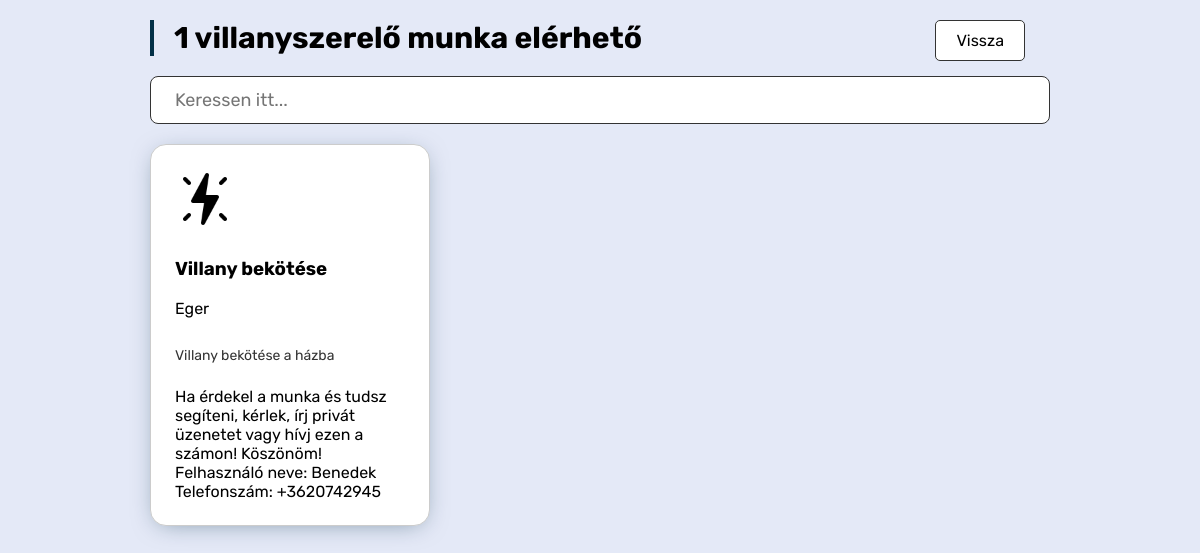
The page /EEP/hirdetes/lightning.php on the database as committed earlier.
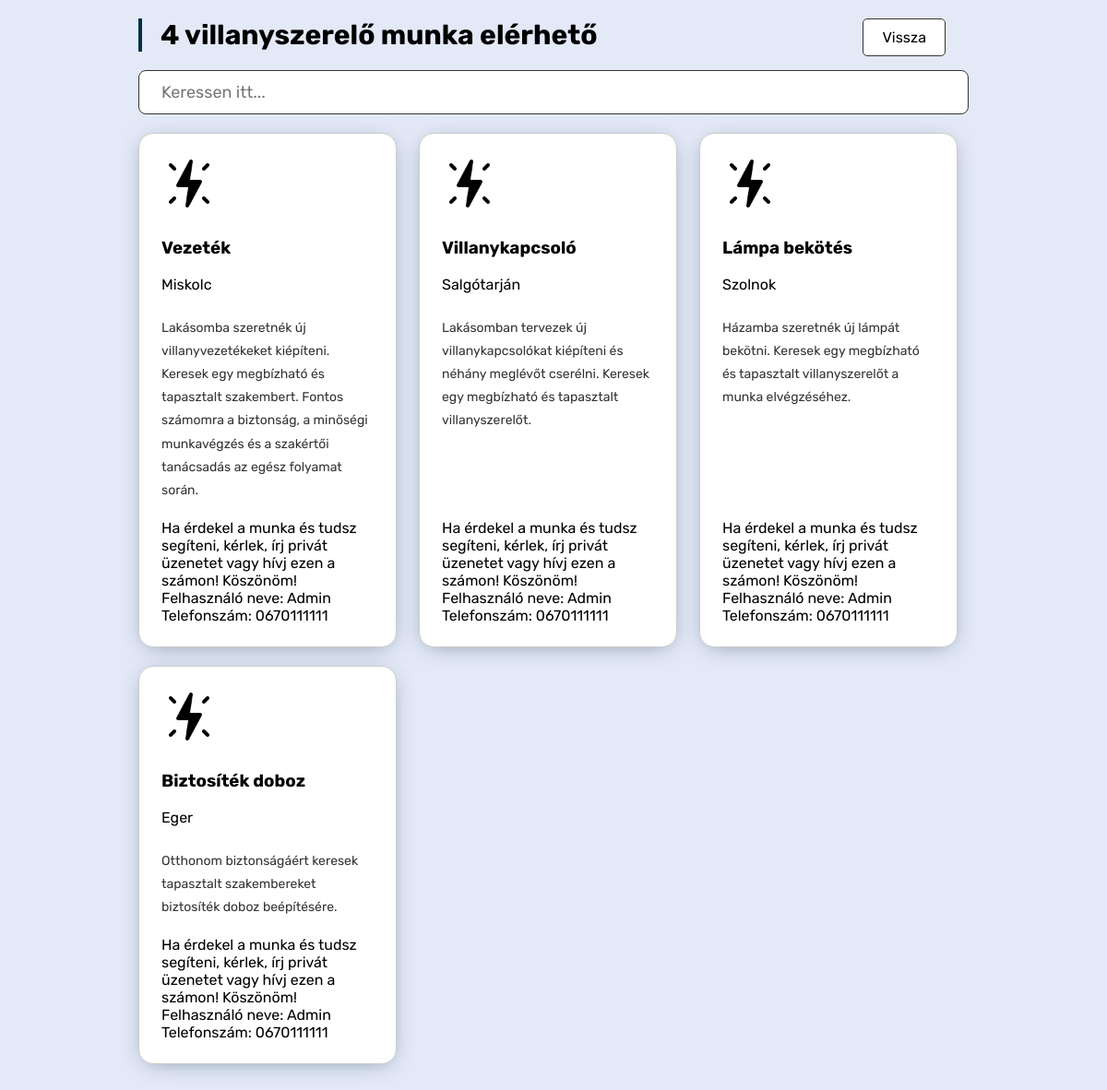
The same page on the database as committed later.
### tables this page shows
CREATE TABLE `munka` (
  `UserId` int(11) NOT NULL,
  `MunkaId` int(11) NOT NULL,
  `Szakma` int(11) NOT NULL,
  `Leiras` varchar(255) NOT NULL,
  `Lakhely` varchar(255) NOT NULL,
  `Telefonszam` varchar(255) NOT NULL,
  `Feladat` varchar(255) NOT NULL
);

CREATE TABLE `user` (
  `Id` int(11) NOT NULL,
  `Nev` varchar(255) NOT NULL,
  `Email` varchar(100) NOT NULL,
  `Jelszo` varchar(255) NOT NULL,
  `Admin` tinyint(1) NOT NULL
);

### EEP/hirdetes/lightning.php (the view, shortened to what this page needs)
<!DOCTYPE html>
<html lang="hu">
<head>
    <link rel="stylesheet" href="style.css" />
</head>
<body>
<div class="jobs-list-container">
    <?php
        include("../php/config.php");
        $sql_count = "SELECT COUNT(*) AS numJobs FROM munka WHERE Szakma = 4";
        $result_count = mysqli_query($con, $sql_count);
        $row_count = mysqli_fetch_assoc($result_count);
        $numJobs = $row_count['numJobs'];
        $sql = "SELECT munka.Szakma, munka.Lakhely, munka.Leiras, munka.Telefonszam, munka.Feladat, munka.MunkaId, munka.UserId, user.Nev
        FROM munka INNER JOIN user ON munka.UserId = user.Id
        WHERE munka.Szakma = 4";
        $result = mysqli_query($con, $sql);
        echo "<h1>{$numJobs} villanyszerelő munka elérhető</h1>";
        $numJobs = mysqli_num_rows($result);
        if ($numJobs > 0) {
            echo "<a href='javascript:history.go(-1)' class='back-to-previous' styles='margin-bottom: 10px'>Vissza</a>";
            echo "<input id='searchInput' class='job-search' type='text' placeholder='Keressen itt...' />";
            echo "<div class='jobs-container'>";
            while ($row = mysqli_fetch_assoc($result)) {
                echo "<div class='job elem'>";
                echo "<img class='hird-img' src='img/icons8-lightning-90.png' alt='Villany'>";
                echo "<form method='post' action='delete_job.php'>";
                echo "<h3>" . $row["Feladat"] . "</h3>";
                echo "<div class='lakhely'> " . $row["Lakhely"] . "</div><br>";
                echo "<div class='details'> " . $row["Leiras"] . "</div><br>";
                echo "Ha érdekel a munka és tudsz segíteni, kérlek, írj privát üzenetet vagy hívj ezen a számon! Köszönöm! <br>";
                echo "Felhasználó neve: " . $row["Nev"] . "<br>";
                echo "Telefonszám: " . $row["Telefonszam"] . "<br>";
                echo "</div>";
                echo "<br>";
            }
        } else {
            echo "Nincs elérhető munka";
            echo "<a href='javascript:history.go(-1)' class='back-to-previous' styles='margin-bottom: 10px'>Vissza</a>";
        }
?>
</div>
</body>
</html>

### EEP/hirdetes/style.css (style rules this page uses)
body { background-color: #e4e9f7; }
.jobs-list-container { max-width: 900px; margin: 20px auto; font-family: "Rubik", sans-serif; }
h1 { font-size: 30px; border-left: 4px solid #023047; padding-left: 20px; }
.jobs-list-container .job { box-shadow: 0 4px 24px -8px rgba(2, 48, 71, 0.5); background: white; padding: 24px; border-radius: 16px; position: relative; display: flex; flex-direction: column; transition: all 400ms ease; }
.jobs-list-container .details { margin-top: 6px; font-size: 14px; color: #333; line-height: 1.8; flex: 1; }
.jobs-list-container .job-search { width: 100%; padding: 12px 24px; font-size: 18px; font-family: "Rubik", sans-serif; box-sizing: border-box; border: 1px solid #333; border-radius: 8px; margin-bottom: 20px; }
.back-to-previous { position: absolute; top: 20px; right: 290px; display: inline-block; padding: 10px 20px; background: #fff; color: #000000; border: 1px solid #333; text-decoration: none; border-radius: 5px; transition: background-color 0.3s ease; font-family: "Rubik", sans-serif; margin-bottom: 10px; }
@media only screen and (max-width: 1250px) { .back-to-previous { right: 175px; } }
.hird-img { width: 60px; margin-bottom: 10px; }
.jobs-container { display: flex; flex-wrap: wrap; justify-content: space-between; }
.elem { width: calc(33.33% - 20px); margin-bottom: 20px; border: 1px solid #ccc; padding: 10px; box-sizing: border-box; }

Rows that differ between the two databases and show on the page:
removed munka: Feladat "Villany bekötése", Lakhely "Eger", Leiras "Villany bekötése a házba", UserId.Nev "Benedek", Telefonszam "+3620742945"
added munka: Feladat "Vezeték", Lakhely "Miskolc", Leiras "Lakásomba szeretnék új villanyvezetékeket kiépíteni. Keresek egy megbízható és tapasztalt szakembert. Fontos számomra a biztonság, a minőségi munkavégzés és a szakértői tanácsadás az egész folyamat során.", UserId.Nev "Admin", Telefonszam "0670111111"
added munka: Feladat "Villanykapcsoló", Lakhely "Salgótarján", Leiras "Lakásomban tervezek új villanykapcsolókat kiépíteni és néhány meglévőt cserélni. Keresek egy megbízható és tapasztalt villanyszerelőt.", UserId.Nev "Admin", Telefonszam "0670111111"
added munka: Feladat "Lámpa bekötés", Lakhely "Szolnok", Leiras "Házamba szeretnék új lámpát bekötni. Keresek egy megbízható és tapasztalt villanyszerelőt a munka elvégzéséhez.", UserId.Nev "Admin", Telefonszam "0670111111"
added munka: Feladat "Biztosíték doboz", Lakhely "Eger", Leiras "Otthonom biztonságáért keresek tapasztalt szakembereket biztosíték doboz beépítésére.", UserId.Nev "Admin", Telefonszam "0670111111"
Other text that changed with them:
$numJobs: "1" → "4"
